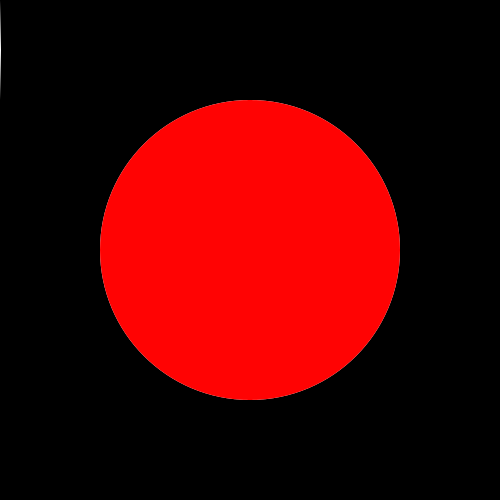
Frame 1 (no input)
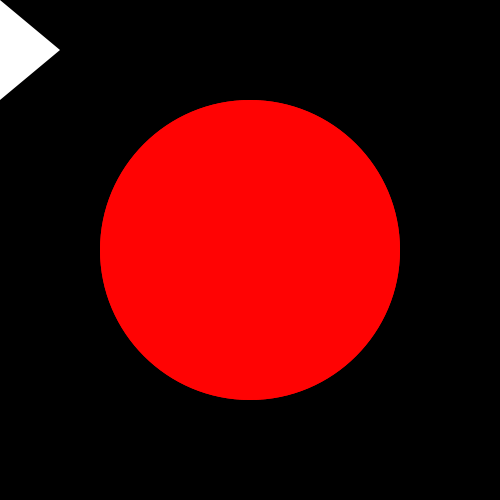
Frame 60 (the mouse pressed at the canvas centre just before this capture)
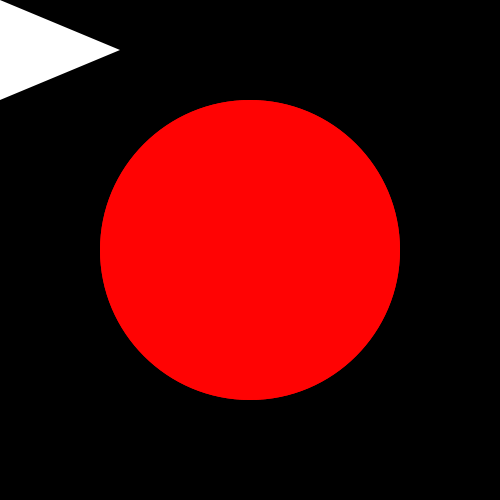
Frame 120 (the mouse held since frame 60 and released just before this capture)

The Processing sketch that drew these frames (run headless with seeded random() and noise(); from frame 60 on, the mouse is pressed at the canvas centre):

// Processing sketch: circle_swuare
// ── circle_swuare.pde

 String welcome = "Hello, world!";//global variable;
int diameter= 300;
int x= 0; 
int t = 0;
void setup() {
  size(500,500);
  

 
  
  
  
}

void draw(){
  
  background(0);
    
  
  
 


  noStroke();
  circle(width/2, height/2,diameter);
  x= x +1;
  //triangle( width/2+x, height/2+x,diameter-250,-40,-30,+50);
  fill(#FFFFFF);
triangle(0,0,0,100, x+t, 50); 
t = t+1/4;
fill(#FF0303);

circle(width/2, height/2,diameter);

}
